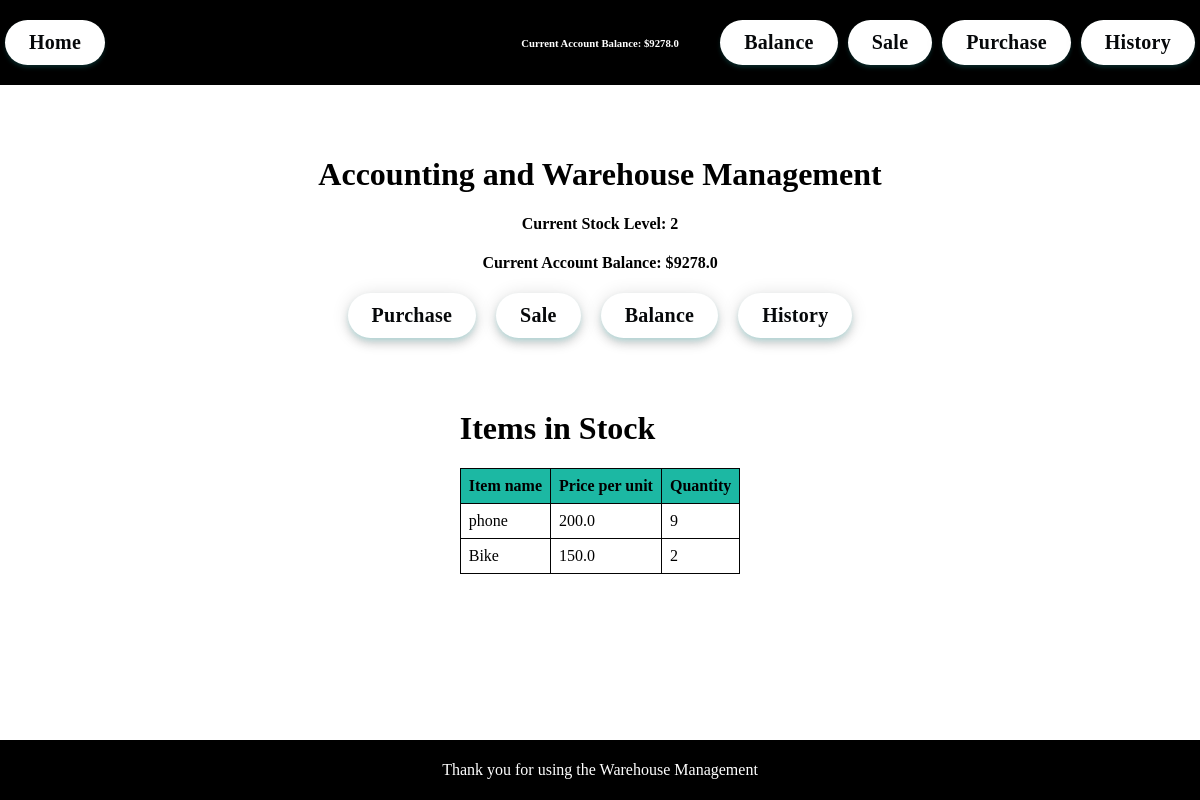
Before: / with the older database file.
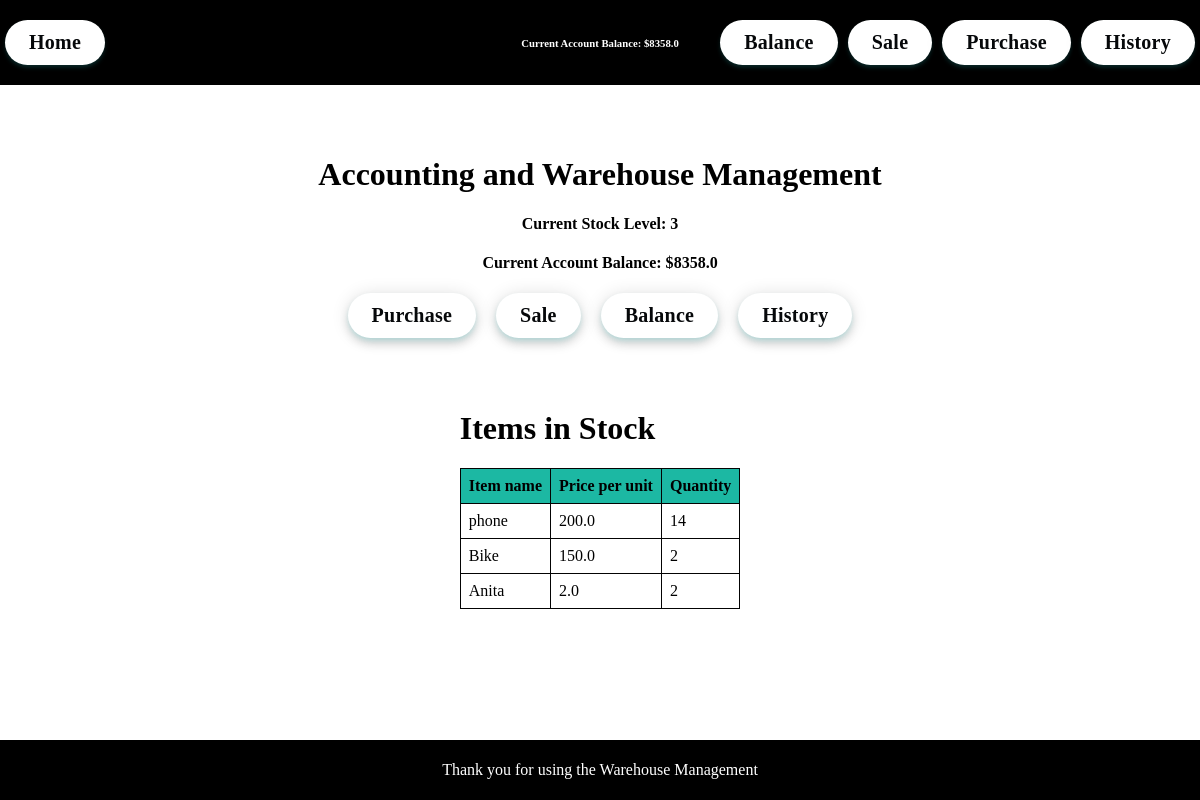
After: the same page with the newer database file.
### main.py (models this page shows)
class Account(db.Model):
    id = db.Column(db.Integer, primary_key=True)
    balance = db.Column(db.Float, nullable=False)

class Product(db.Model):
    id = db.Column(db.Integer, primary_key=True)
    name = db.Column(db.String(50), nullable=False)
    unit_price = db.Column(db.Float, nullable=False)
    quantity = db.Column(db.Integer, nullable=False)

### main.py (the view)
@app.route('/')
def index():
    products = Product.query.all()
    account = Account.query.first()
    return render_template('index.html', products=products, account_balance=account.balance)

### templates/index.html (shortened to what this page needs)
<!DOCTYPE html>
<html lang="en">
<head>
    <link rel="stylesheet" href="https://unpkg.com/spectre.css/dist/spectre.min.css">
    <link rel="stylesheet" href="https://unpkg.com/spectre.css/dist/spectre-exp.min.css">
    <link rel="stylesheet" href="https://unpkg.com/spectre.css/dist/spectre-icons.min.css">
</head>
<body>
    <header class="navbar">
        <div class="navbar-left">
            <a href="/"><button>Home</button></a>
        </div>
        <div class="navbar-right">
            <a href="/balance"><button>Balance</button></a>
            <a href="/sale"><button>Sale</button></a>
            <a href="/purchase"><button>Purchase</button></a>
            <a href="/history"><button>History</button></a>
        </div>
        <section class="navbar-center">
            <h6 style="color: white;">Current Account Balance: $<span id="account-balance">{{ account_balance }}</span></h6>
        </section>
    </header>
    <div class="main-content">
        <h1 class="text-center">Accounting and Warehouse Management</h1>
        <div class="card">
            <div class="card-body">
                <h4>Current Stock Level: <span id="stock-level">{{ products|length }}</span></h4>
                <h4>Current Account Balance: $<span id="account-balance">{{ account_balance }}</span></h4>
            </div>
        </div>
        <div class="nav-buttons">
            <button onclick="location.href='/purchase'">Purchase</button>
            <button onclick="location.href='/sale'">Sale</button>
            <button onclick="location.href='/balance'">Balance</button>
            <button onclick="location.href='/history'">History</button>
        </div>
    </div>
    <div class="table-container">
        <h1 class="text-center">Items in Stock</h1>
        <table>
            <thead>
                <tr>
                    <th>Item name</th>
                    <th>Price per unit</th>
                    <th>Quantity</th>
                </tr>
            </thead>
            <tbody>
                {% for product in products %}
                <tr>
                    <td>{{ product.name }}</td>
                    <td>{{ product.unit_price }}</td>
                    <td>{{ product.quantity }}</td>
                </tr>
                {% endfor %}
            </tbody>
        </table>
    </div>
    <footer class="footer">
        <p>Thank you for using the Warehouse Management</p>
    </footer>
</body>
</html>

### templates/index.html (style rules this page uses)
body { margin: 0; padding: 0; display: flex; flex-direction: column; align-items: center; }
.navbar { width: 100%; display: flex; justify-content: space-between; align-items: center; padding: 20px; background-color: #000; }
.navbar-left, .navbar-right { display: flex; align-items: center; }
.navbar-right { flex: 1; justify-content: flex-end; }
.navbar-center { position: absolute; left: 50%; transform: translateX(-50%); }
.main-content { text-align: center; margin-top: 50px; width: 100%; max-width: 800px; }
.nav-buttons { display: flex; justify-content: center; gap: 10px; margin-top: 20px; }
button { background-color: #ffffff; border-radius: 24px; border-style: none; box-shadow: rgba(50, 240, 240, 0.2) 0 3px 5px -1px, rgba(0, 0, 0, .14) 0 6px 10px 0, rgba(0, 0, 0, .12) 0 1px 18px 0; box-sizing: border-box; color: #06080a; font-size: 20px; font-weight: 900; font-family: inherit; letter-spacing: .25px; line-height: normal; padding: 11px 24px; transition: background box-shadow 280ms ease; margin: 0 5px; }
.footer { width: 100%; background-color: #000000; color: white; text-align: center; padding: 5px 0; position: fixed; bottom: 0; }
.table-container { max-height: 800px; overflow-y: auto; margin-top: 50px; }
.table-container table { width: 100%; border-collapse: collapse; }
.table-container th, .table-container td { border: 1px solid #030303; padding: 8px; }
.table-container th { background-color: #1cb8a3; position: sticky; top: 0; }

Changed rows visible on the page:
changed Account: balance "9278.0" → "8358.0"
changed Product "phone": quantity "9" → "14"
added Product: name "Anita", unit_price "2.0", quantity "2"
Other visible differences:
{{ products|length }}: "2" → "3"
